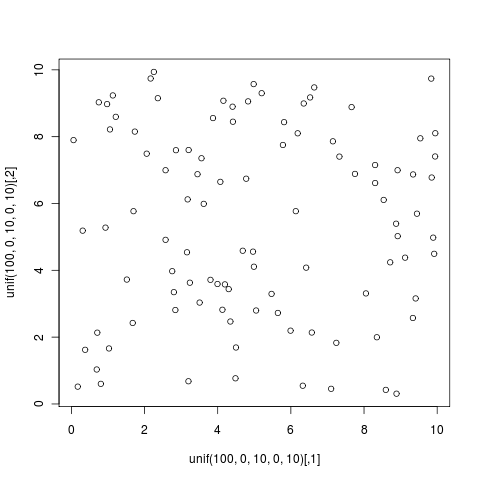

Reproduce this figure in R.
unif = function(n,a,b,c,d) {
	matrix(c(runif(n,a,b),runif(n,c,d)),nrow=n)
}

plot(unif(100,0,10,0,10));
